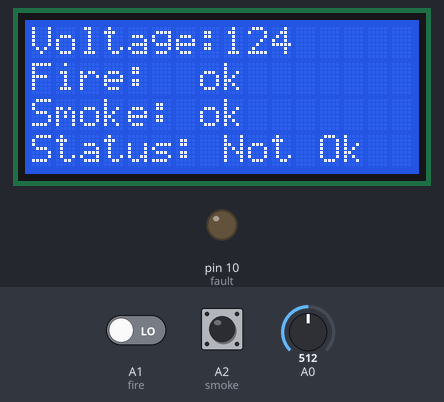
Bench run of a sketch on a simulated Arduino Uno, built with avr-gcc and run on an emulated ATmega328P. On the bench: 16×4 character LCD, output pins drawn as LEDs (lit = HIGH). The test bench sets the inputs (shaded band); at power-on: A0 = 512, A1 (fire) LOW, A2 (smoke) LOW.

Above: at 1.2 s.
1.3 s: A0 set to 803
At 2.3 s:
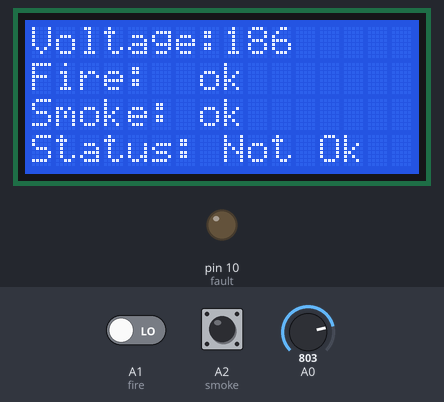
2.8 s: A0 set to 828
At 3.5 s:
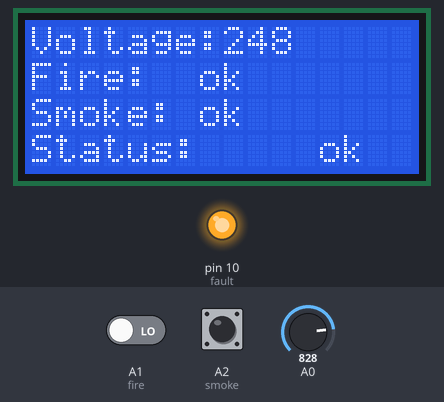
4.3 s: A1 (fire) driven HIGH
At 4.7 s:
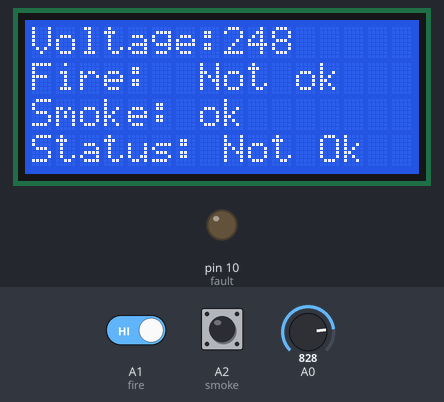
5.8 s: A2 (smoke) pulled HIGH for 0.15 s
At 5.88 s:
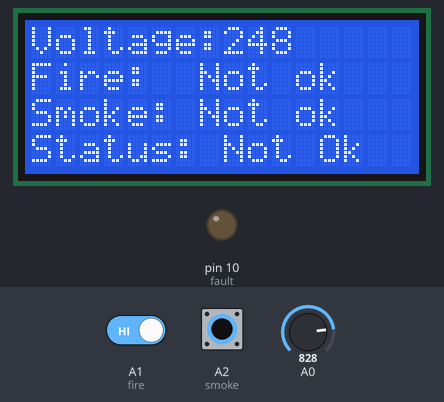
7.4 s: A2 (smoke) pulled HIGH for 3.2 s
12.1 s: A0 set to 716
At 13.0 s:
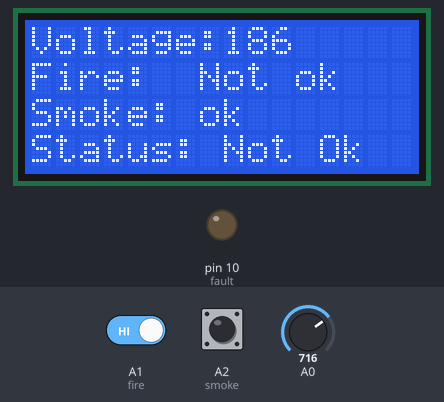
Timing chart, 0 to 14.6 s (numbered marks = the images above; inputs shaded):
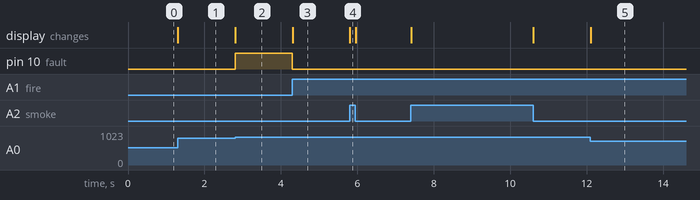

Measured:
- the behaviour switches between 818 and 819 on A0 (found by bisection; images 1 and 2)
- after the input at 1.3 s, the display: changes at once (image 1)
- after the input at 2.8 s, pin 10 (fault): LOW → HIGH at once; the display: changes at once (image 2)
- after the input at 4.3 s, pin 10 (fault): HIGH → LOW at once; the display: changes at once (image 3)
- after the input at 5.8 s, the display: changes at once (image 4)
- after the input at 12.1 s, the display: changes at once (image 5)

The sketch:

fault.ino
```cpp
#include <LiquidCrystal.h>
const int rs = 12, en = 11, d4 = 5, d5 = 4, d6 = 3, d7 = 2;
LiquidCrystal lcd(rs, en, d4, d5, d6, d7);
int voltageSensor=0;
int fire=A1;
int smoke=A2;
int fault=10;
float voltageDc;
int voltageAc;
int fireSensor;
int smokeSensor;

void setup() {
  pinMode(fire,INPUT);
  pinMode(A1,INPUT);
  pinMode(A2,INPUT);
  pinMode(fault, OUTPUT);
  lcd.begin(16, 4);
  lcd.setCursor(0,0);
  lcd.print("Voltage:");
  lcd.setCursor(0,1);
  lcd.print("Fire:");
  lcd.setCursor(0,2);
  lcd.print("Smoke:");
  lcd.setCursor(0,3);
  lcd.print("Status:");
}

void loop() {
  voltageSensor = analogRead(A0);
  fireSensor= digitalRead(fire);
  smokeSensor= digitalRead(smoke);
  voltageDc=(voltageSensor*5)/(1023);
  voltageAc=(voltageDc*230)/3.7;
  if(voltageAc>186 && voltageAc<=248 && fireSensor == LOW && smokeSensor == LOW){
    lcd.setCursor(8,3);
    lcd.print("    ok");
    digitalWrite(fault, HIGH);
  }
  else{
    lcd.setCursor(8,3);
    lcd.print("Not Ok");
    digitalWrite(fault, LOW);
  }
  lcd.setCursor(8,0);
  lcd.print(voltageAc);
  if(fireSensor == HIGH){lcd.setCursor(6,1);lcd.print(" Not ok");}
  if(fireSensor == LOW){lcd.setCursor(6,1);lcd.print(" ok    ");}
  if(smokeSensor == HIGH){lcd.setCursor(6,2);lcd.print(" Not ok");}
  if(smokeSensor == LOW ){lcd.setCursor(6,2);lcd.print(" ok    ");}

}
```
